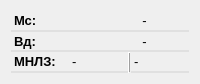
     <widget class="QWidget" name="WidgetMcVdMnlz" native="true">
      <property name="maximumSize">
       <size>
        <width>200</width>
        <height>84</height>
       </size>
      </property>
      <layout class="QGridLayout" name="gridLayout">
       <item row="0" column="0">
        <layout class="QVBoxLayout" name="LayoutForAllWIdget">
         <property name="spacing">
          <number>0</number>
         </property>
         <item>
          <layout class="QHBoxLayout" name="LayoutMc">
           <property name="spacing">
            <number>0</number>
           </property>
           <item>
            <widget class="QLabel" name="MarkaSteel">
             <property name="font">
              <font>
               <pointsize>10</pointsize>
               <weight>75</weight>
               <bold>true</bold>
              </font>
             </property>
             <property name="styleSheet">
              <string notr="true">border: none;
border-bottom: 2px solid #E0E0E0;</string>
             </property>
             <property name="text">
              <string>Мс:</string>
             </property>
            </widget>
           </item>
           <item>
            <widget class="QLabel" name="SteelName">
             <property name="font">
              <font>
               <pointsize>10</pointsize>
              </font>
             </property>
             <property name="styleSheet">
              <string notr="true">border: none;
border-bottom: 2px solid #E0E0E0;</string>
             </property>
             <property name="text">
              <string>-</string>
             </property>
             <property name="alignment">
              <set>Qt::AlignCenter</set>
             </property>
            </widget>
           </item>
          </layout>
         </item>
         <item>
          <layout class="QHBoxLayout" name="LaoutVd">
           <property name="spacing">
            <number>0</number>
           </property>
           <item>
            <widget class="QLabel" name="Vd">
             <property name="font">
              <font>
               <pointsize>10</pointsize>
               <weight>75</weight>
               <bold>true</bold>
              </font>
             </property>
             <property name="styleSheet">
              <string notr="true">border: none;
border-bottom: 2px solid #E0E0E0;</string>
             </property>
             <property name="text">
              <string>Вд:</string>
             </property>
            </widget>
           </item>
           <item>
            <widget class="QLabel" name="TempForVd">
             <property name="font">
              <font>
               <pointsize>10</pointsize>
              </font>
             </property>
             <property name="styleSheet">
              <string notr="true">border: none;
border-bottom: 2px solid #E0E0E0;</string>
             </property>
             <property name="text">
              <string>-</string>
             </property>
             <property name="alignment">
              <set>Qt::AlignCenter</set>
             </property>
            </widget>
           </item>
          </layout>
         </item>
         <item>
          <layout class="QVBoxLayout" name="LayoutMnlz">
           <property name="spacing">
            <number>0</number>
           </property>
           <item>
            <layout class="QHBoxLayout" name="horizontalLayout_14">
             <property name="spacing">
              <number>0</number>
             </property>
             <item>
              <widget class="QLabel" name="Mnlz">
               <property name="font">
                <font>
                 <pointsize>10</pointsize>
                 <weight>75</weight>
                 <bold>true</bold>
                </font>
               </property>
               <property name="styleSheet">
                <string notr="true">border: none;
border-bottom: 2px solid #E0E0E0;</string>
               </property>
               <property name="text">
                <string>МНЛЗ:</string>
               </property>
              </widget>
             </item>
             <item>
              <widget class="QLabel" name="Mnlz1">
               <property name="font">
                <font>
                 <pointsize>10</pointsize>
                </font>
               </property>
               <property name="styleSheet">
                <string notr="true">border: none;
border-bottom: 2px solid #E0E0E0;</string>
               </property>
               <property name="text">
                <string>-</string>
               </property>
              </widget>
             </item>
             <item>
              <widget class="Line" name="line_2">
               <property name="frameShadow">
                <enum>QFrame::Raised</enum>
               </property>
               <property name="orientation">
                <enum>Qt::Vertical</enum>
               </property>
              </widget>
             </item>
             <item>
              <widget class="QLabel" name="Mnlz2">
               <property name="font">
                <font>
                 <pointsize>10</pointsize>
                </font>
               </property>
               <property name="styleSheet">
                <string notr="true">border: none;
border-bottom: 2px solid #E0E0E0;</string>
               </property>
               <property name="text">
                <string>-</string>
               </property>
              </widget>
             </item>
            </layout>
           </item>
          </layout>
         </item>
        </layout>
       </item>
      </layout>
     </widget>
